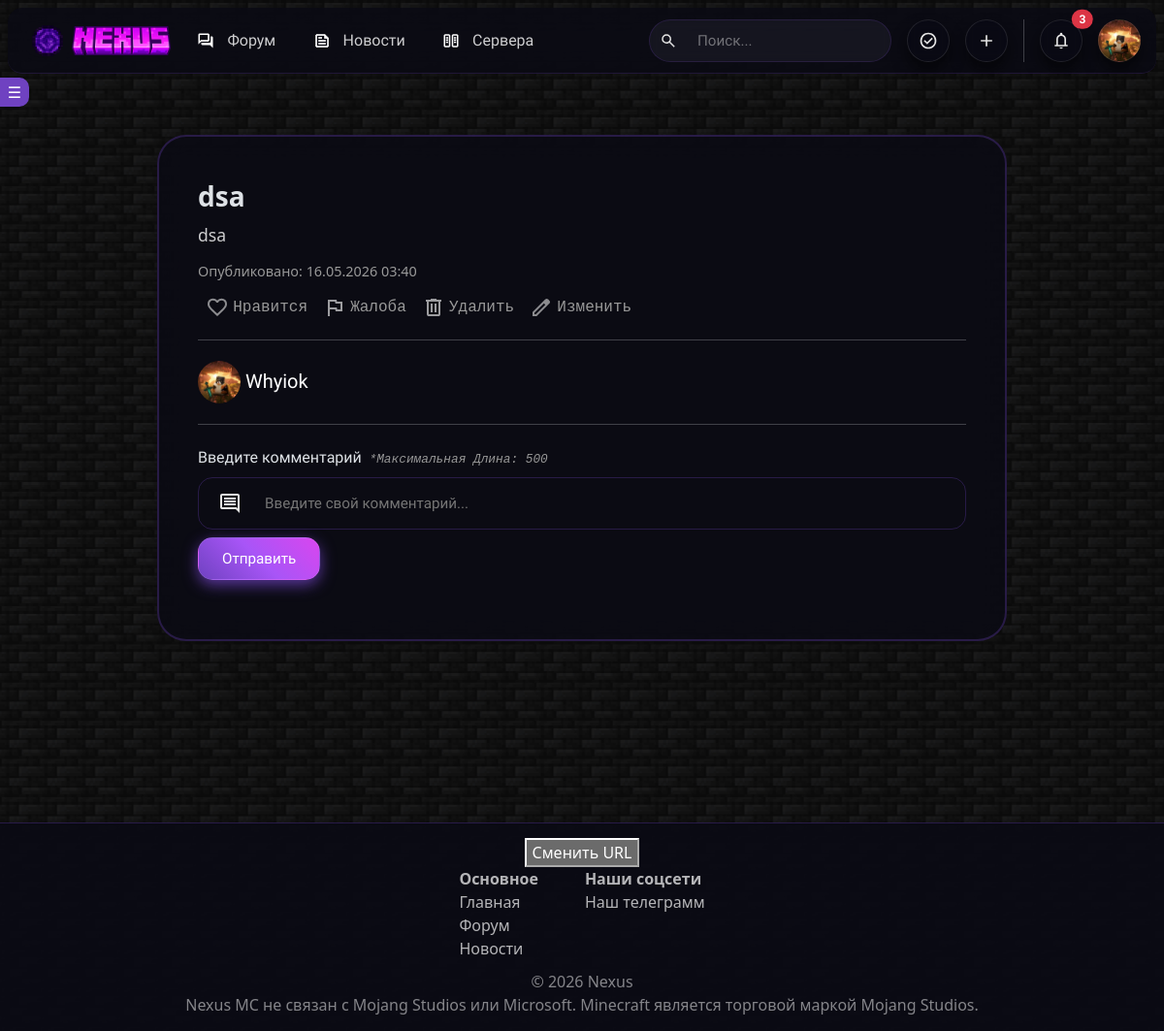
The app's page /discuss/4 (signed in) with its own data.
### app.py (models this page shows, shortened)
class User(db.Model, UserMixin):  # Пользователи
    id = db.Column(db.Integer, primary_key=True)
    username = db.Column(db.String, unique=True)
    description = db.Column(
        db.Text, default="Пользователь поленился и не добавил инфу о себе :[")
    email = db.Column(db.Text, unique=True)
    edition = db.Column(db.String)
    hash_password = db.Column(db.String)
    avatar = db.Column(db.String)
    subscribers = db.Column(db.Integer, default=0)
    date = db.Column(db.DateTime, default=datetime.utcnow)
    is_moderator = db.Column(db.Boolean, default=False)
    is_admin = db.Column(db.Boolean, default=False)
    is_checked = db.Column(db.Boolean, default=False)
    is_banned = db.Column(db.Boolean, default=False)
    banned_until = db.Column(db.DateTime, nullable=True)
    permanent_ban = db.Column(db.Boolean, nullable=True)
    ban_reason = db.Column(db.String(500), nullable=True)

class Discuss(db.Model):  # Посты
    id = db.Column(db.Integer, primary_key=True)
    id_author = db.Column(db.Integer)
    title = db.Column(db.String)
    text = db.Column(db.Text)
    rating = db.Column(db.Integer, default=0)
    views = db.Column(db.Integer, default=0)
    status = db.Column(db.Integer, default='on_moderating')
    categories = db.Column(db.JSON, default=[])
    date = db.Column(db.DateTime, default=datetime.utcnow)

### app.py (the view, shortened to what this page needs)
@app.route('/discuss/<int:id>', methods=['GET', 'POST'])
def discuss(id):
    discuss = db.session.get(Discuss, id)
    comments = Comments.query.filter_by(id_discuss=id).all()
    if comments:
        for comment in comments:
            comment.author = User.query.get(comment.id_author)
    user_a = db.session.get(User, discuss.id_author)
    liked = False
    disliked = False
    if not discuss:
        return redirect(url_for('forum'))
    if current_user.is_authenticated:
        viewer_id = current_user.id
        view = Views.query.filter_by(
            discuss_id=id,
            user_id=viewer_id
        ).first()
        liked = Likes.query.filter_by(
            id_author=current_user.id,
            id_discuss=id
        ).first() is not None
        disliked = Dislikes.query.filter_by(
            id_author=current_user.id,
            id_discuss=id
        ).first() is not None
    return render_template("discuss.html", discuss=discuss, liked=liked, disliked=disliked, user_a=user_a, comments=comments)

### templates/discuss.html (shortened to what this page needs)
{% extends 'base.html' %}
{% block main %}
<main style="min-height: 100vh; display: flex; align-items: center; padding: 100px 0;">
    <div class="container-fluid">
        <div class="row justify-content-center">
            <div class="col-12 col-md-8 col-lg-6 col-xl-5 w-75">
                <div
                    style="background: rgba(10, 10, 20, 0.75); backdrop-filter: blur(15px); border: 2px solid rgba(111, 66, 193, 0.3); border-radius: 30px; padding: 40px; width: 100%;">
                    <div style="display: flex; flex-direction: column; gap: 5px;">
                        <a class="text-decoration-none fs-3 fw-bold" style="color: inherit">{{ discuss.title }}</a>
                        <div style="color: rgba(255,255,255,0.8); font-size: 1.1rem; line-height: 1.6;">{{ discuss.text
                            }}
                        </div>
                        <a style="font-size: 0.9rem;" class="text-secondary my-2 text-decoration-none">Опубликовано:
                            {{ discuss.date.strftime('%d.%m.%Y %H:%M') }}</a>
                        {% if current_user.is_authenticated %}
                        <div class="d-flex align-items-center">
                            <form class="like-form" data-id="{{ discuss.id }}" data-type="discuss">
                                <button type="submit" class="btn-unstyled button-custom px-2 like-button"
                                    title="Нравится">
                                    <img id="like-icon-{{ discuss.id }}" class="like-icon"
                                        src="/static/{% if discuss.liked %}like_filled.svg{% else %}like.svg{% endif %}">
                                    <span class="mt-2 text-reset font-mine">Нравится</span>
                                </button>
                            </form>
                            <a class="btn-unstyled text-secondary text-decoration-none button-custom px-2 font-mine report-button"
                                data-bs-toggle="modal" data-bs-target="#reportBackdrop">
                                <img src="/static/report.svg" class="report-icon">
                                <span class="mt-2 text-reset font-mine">Жалоба</span>
                            </a>
                            {% if current_user.id == discuss.id_author or current_user.is_moderator %}
                            <a class="btn-unstyled text-secondary text-decoration-none button-custom px-2 font-mine report-button"
                                data-bs-toggle="modal" data-bs-target="#deleteBackdrop">
                                <img src="/static/delete.svg" class="report-icon">
                                <span class="mt-2 text-reset font-mine">Удалить</span>
                            </a>
                            <form method="post" action="/edit/discuss/{{ discuss.id }}">
                                <button
                                    class="btn-unstyled text-secondary text-decoration-none button-custom px-2 font-mine report-button"
                                    type="submit">
                                    <img src="/static/edit.svg" class="report-icon">
                                    <span class="mt-2 text-reset font-mine">Изменить</span>
                                </button>
                            </form>
                            {% endif %}
                        </div>
                        <hr class="my-3">
                        <div>
                            <a href="/user/{{ user_a.id }}" class="link-custom fs-5 font"><img style="
                        width: 44px;
                        height: 44px;
                        border-radius: 50%;
                        object-fit: cover;
                        object-position: center;" src="/static/avatars/{{ user_a.avatar }}"> {{ user_a.username }}</a>
                        </div>
                        <hr class="my-3">
                        <div>
                            <form method="post" action="/comment/discuss/{{ discuss.id }}">
                                <label class="mb-2 font">Введите комментарий</label><span
                                    class="text-secondary fst-italic font-mine" style="font-size: 0.8rem"> *Максимальная
                                    Длина: 500</span>
                                <div class="input-div">
                                    <img src="/static/comment.svg">
                                    <input class="input font" type="text" name="text"
                                        placeholder="Введите свой комментарий..." size="50" maxlength="500" required>
                                </div>
                                <button type="submit" class="btn-glass btn-glass-primary mt-2 font">Отправить</button>
                            </form>
                        </div>
                        {% endif %}
                    </div>
                </div>
            </div>
        </div>
    </div>
</main>
{% endblock %}

### templates/base.html (shortened to what this page needs)
<!doctype html>
<html lang="ru" data-bs-theme="dark">
<head>
    <link href="https://cdn.jsdelivr.net/npm/bootstrap@5.3.1/dist/css/bootstrap.min.css" rel="stylesheet"
>
    <link rel="stylesheet" href="/static/style.css?v=2">
</head>
<body>
    <header class="glass-header fixed-top mx-2 my-2"
        style="height: 68px; border-radius: 15px; max-width: 100vw; width: auto;">
        <nav class="navbar navbar-expand-lg h-100 p-0">
            <a class="navbar-brand d-flex align-items-center justify-content-center p-0 m-0 ms-md-3 ms-4" href="/">
                <img src="/static/nexus_logo.png" height="50">
                <img src="/static/nexus_title.png" height="30" ondrag="playSound()">
            </a>
            <div class="d-flex align-items-center">
                <ul class="navbar-nav d-none d-md-flex flex-row">
                    <li class="nav-item">
                        <a href="/forum" class="nav-link-glass d-flex align-items-center font ms-2"
                            style="height: 48px;" title="Форум">
                            <img src="/static/forum.png" style="margin-right: 5px; height: 18px;">
                            Форум
                        </a>
                    </li>
                    <li class="nav-item dropdown">
                        <a href="/news" class="nav-link-glass d-flex align-items-center font" style="height: 48px;"
                            role="button" title="Новости" data-bs-toggle="dropdown" data-bs-auto-close="false"
                            aria-expanded="false">
                            <img src="/static/news.png" style="margin-right: 5px; height: 18px;">
                            Новости
                        </a>
                    </li>
                    <li class="nav-item">
                        <a href="/servers" class="nav-link-glass d-flex align-items-center font" title="Сервера"
                            style="height: 48px;">
                            <img src="/static/server.svg" style="margin-right: 5px; height: 18px;">
                            Сервера
                        </a>
                    </li>
                </ul>
            </div>
            <div class="d-flex flex-row gap-3 ms-auto align-items-center me-3">
                <div class="search-glass d-flex align-items-center font" style="height: 44px; width: 250px;">
                    <img src="/static/search.svg" style="margin-left: 10px; margin-right: 5px; height: 18px;">
                    <input type="text" placeholder="Поиск..."
                        style="height: 100%; background: transparent; border: none; color: white; outline: none; width: 100%;"
                        title="Поиск">
                </div>
                {% if current_user.is_authenticated %}
                {% if current_user.is_moderator %}
                <a href="/moderate/posts" class="btn-glass btn-glass-outline font p-0" style="
                        width: 44px;
                        height: 44px;
                        background-image: url(/static/moderate.svg);
                        background-size: 20px;
                        background-repeat: no-repeat;
                        background-position: center;
                        border-radius: 50%;" title="Модерация постов">
                </a>
                {% endif %}
                <a data-bs-toggle="modal" data-bs-target="#postsModal" class="btn-glass btn-glass-outline font p-0
                    dropdown" style="
                        width: 44px;
                        height: 44px;
                        background-image: url(/static/add.svg);
                        background-size: 20px;
                        background-repeat: no-repeat;
                        background-position: center;
                        border-radius: 50%;" title="Добавить пост">
                </a>
                <li class="nav-item dropdown position-relative" style="overflow: visible;">
                    <button class="btn-glass btn-glass-outline font p-0" data-bs-toggle="dropdown"
                        data-bs-auto-close="false" aria-expanded="false" title="Уведомления" id="notificationDropdown"
                        style="width: 44px; height: 44px; background-image: url(/static/notice.svg); background-size: 20px; background-repeat: no-repeat; background-position: center; border-radius: 50%;">
                    </button>
                    {% if notifications_count > 0 %}
                    <span class="position-absolute top-0 start-100 translate-middle badge rounded-pill bg-danger"
                        style="z-index: 1000;">
                        {{ notifications_count }}
                    </span>
                    {% endif %}
                </li>
                <div class="dropdown my-2">
                    {% if user.avatar %}
                    <button class="btn-glass btn-glass-outline font p-0" style="
                        width: 44px;
                        height: 44px;
                        background-image: url(/static/avatars/{{ user.avatar }});
                        background-size: cover;
                        background-position: center;
                        border-radius: 50%;" type="button" data-bs-toggle="dropdown" data-bs-auto-close="false"
                        href="#profile" title="Ваш профиль">
                    </button>
                    {% endif %}
                </div>
                {% endif %}
            </div>
        </nav>
    </header>
    <button id="toggleSidebarBtn">☰</button>
    <main>
        {% block main %}
        {% endblock %}
    </main>
    <footer style="
        border-top: 1px solid rgba(111, 66, 193, 0.3);
        background: rgba(10, 10, 20, 0.9);
        padding-top: 15px;
        padding-bottom: 15px;
    " class="mt-5 d-flex">
        <button onclick="changeUrl()">Сменить URL</button>
        <div class="d-flex flex-row gap-5">
            <div>
                <a style="text-decoration: none; color: rgba(255,255,255,0.7);" class="fw-bold">Основное</a>
                <div style="display: flex; flex-direction: column; margin-bottom: 10px;">
                    <a href="/" style="text-decoration: none; color: rgba(255,255,255,0.7);">Главная</a>
                    <a href="/forum" style="text-decoration: none; color: rgba(255,255,255,0.7);">Форум</a>
                    <a href="/news" style="text-decoration: none; color: rgba(255,255,255,0.7);">Новости</a>
                </div>
            </div>
            <div>
                <a style="text-decoration: none; color: rgba(255,255,255,0.7);" class="fw-bold">Наши соцсети</a>
                <div style="display: flex; flex-direction: column; align-items: center; gap: 5px;">
                    <a href="https://t.me/nexus_mcgg" style="text-decoration: none; color: rgba(255,255,255,0.7);">Наш
                        телеграмм</a>
                </div>
            </div>
        </div>
        <a style="color: rgba(255,255,255,0.5);">© 2026 Nexus</a>
        <a style="color: rgba(255,255,255,0.5);">Nexus MC не связан с Mojang Studios или Microsoft.
            Minecraft является торговой маркой Mojang Studios.
        </a>
    </footer>
</body>
</html>

### records on screen
User: avatar (picture), username "Whyiok"
Discuss: title "dsa", text "dsa", date "16.05.2026 03:40"

### other values on screen
{{ notifications_count }} "3"
